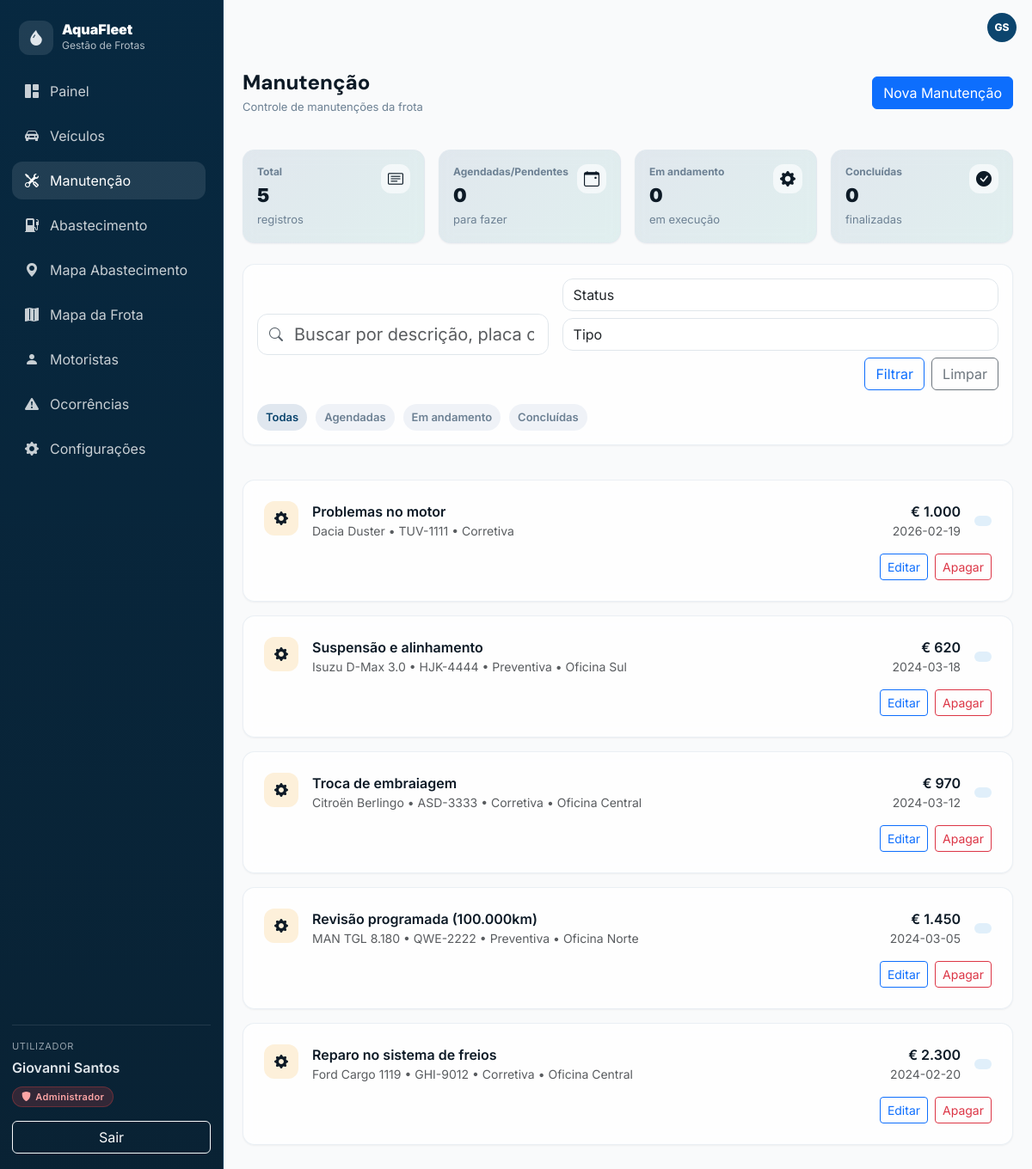
The app's page /manutencao/index.php (signed in), older data.
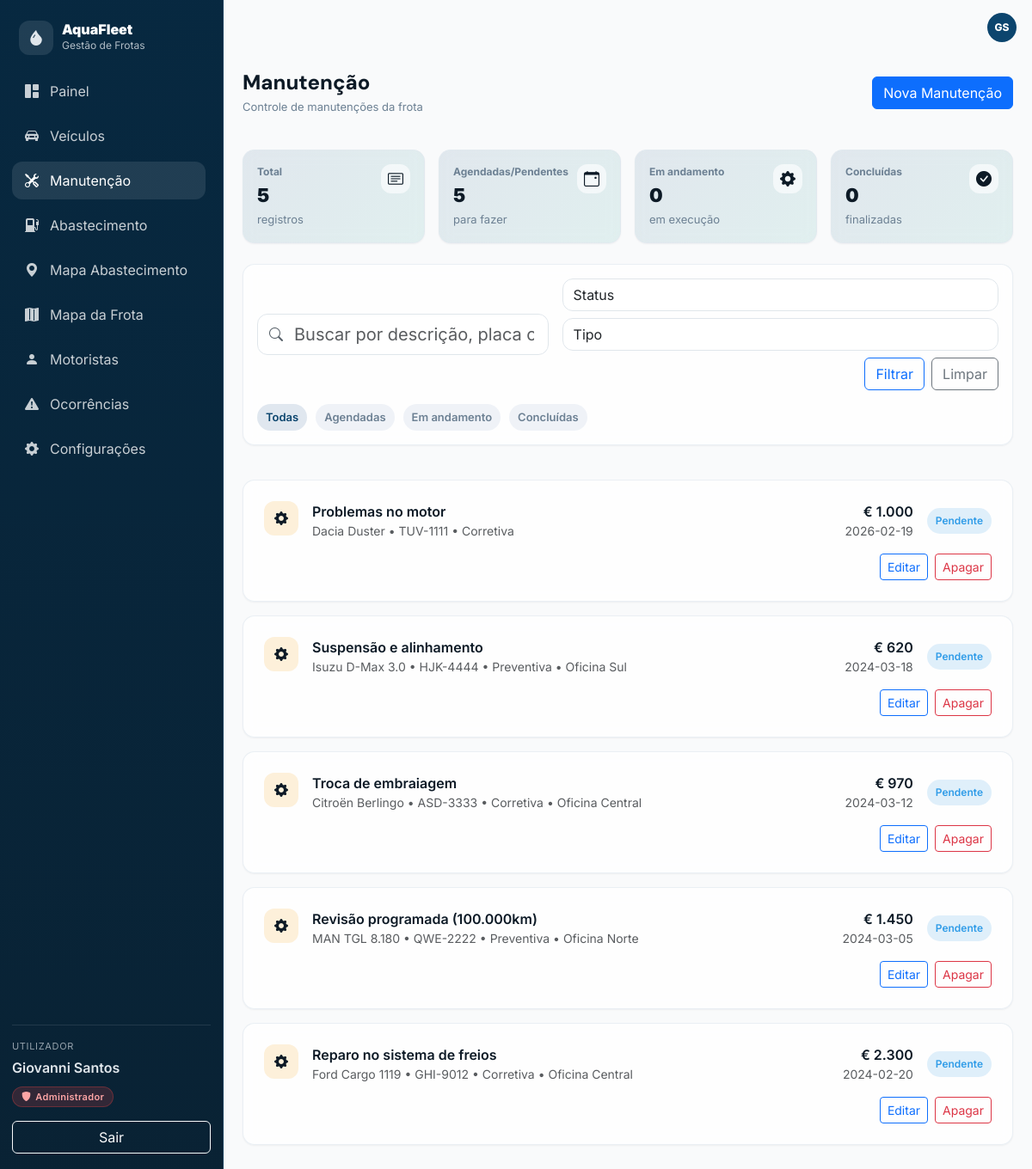
The same page, newer data.
### tables this page shows
CREATE TABLE `manutencoes` (
  `id` int(10) UNSIGNED NOT NULL,
  `viatura_id` int(10) UNSIGNED NOT NULL,
  `tipo` enum('Preventiva','Corretiva','Inspeção','Pneus','Óleo','Outro') NOT NULL DEFAULT 'Outro',
  `descricao` varchar(255) NOT NULL,
  `data_inicio` date NOT NULL,
  `data_fim` date DEFAULT NULL,
  `custo` decimal(10,2) DEFAULT NULL,
  `oficina` varchar(120) DEFAULT NULL,
  `status` enum('Agendada','Pendente','Em andamento','Concluída','Cancelada') NOT NULL DEFAULT 'Agendada',
  `criado_em` timestamp NOT NULL DEFAULT current_timestamp()
);

CREATE TABLE `viaturas` (
  `id` int(10) UNSIGNED NOT NULL,
  `matricula` varchar(20) NOT NULL,
  `marca_modelo` varchar(120) NOT NULL,
  `tipo` enum('Ligeiro','Pick-up','Carrinha','Camião','Elétrico','Outro') NOT NULL DEFAULT 'Ligeiro',
  `combustivel` enum('Diesel','Gasolina','Elétrico','Híbrido','Outro') NOT NULL DEFAULT 'Diesel',
  `quilometragem` int(10) UNSIGNED NOT NULL DEFAULT 0,
  `estado` enum('Disponível','Atribuída','Em Manutenção','Inativo') NOT NULL DEFAULT 'Disponível',
  `observacoes` text DEFAULT NULL,
  `infraestrutura_id` int(11) DEFAULT NULL,
  `criado_em` timestamp NOT NULL DEFAULT current_timestamp(),
  `atualizado_em` timestamp NOT NULL DEFAULT current_timestamp() ON UPDATE current_timestamp()
);

### inc/auth.php (called while the page is built, shortened)
<?php
function perfil_atual(): string {
  return strtolower(trim($_SESSION['user_perfil'] ?? 'operario'));
}

### manutencao/index.php (the view, shortened to what the changed rows need)
<?php
require_once __DIR__ . "/../inc/auth.php";
require_once __DIR__ . "/../inc/database.php";
require_once __DIR__ . "/../inc/header.php";
function h($s) { return htmlspecialchars((string)$s, ENT_QUOTES, 'UTF-8'); }
function pillClassMan($status) {
  $e = mb_strtolower(trim((string)$status));
  if ($e === 'agendada' || $e === 'pendente' || $e === 'scheduled') return 'pill-info';
  return 'pill-info';
}
$kpiAg = 0;
$rows = [];
$r2 = mysqli_query($ligacao, "SELECT COUNT(*) AS t FROM manutencoes WHERE status IN ('Agendada','Pendente','scheduled')");
if ($r2) $kpiAg = (int)(mysqli_fetch_assoc($r2)['t'] ?? 0);
$sql = "SELECT
          m.id, m.viatura_id, m.tipo, m.descricao, m.data_inicio, m.data_fim, m.custo, m.oficina, m.status, m.criado_em,
          v.matricula, v.marca_modelo
        FROM manutencoes m
        LEFT JOIN viaturas v ON v.id = m.viatura_id";
$sql .= " ORDER BY m.data_inicio DESC, m.id DESC";
$res = mysqli_query($ligacao, $sql);
if ($res) while ($row = mysqli_fetch_assoc($res)) $rows[] = $row;
?>
<div class="page-max-6xl space-y-6">
  <div class="d-flex flex-column flex-md-row align-items-start align-items-md-center justify-content-between gap-3">
    <div>
      <h1 class="page-title">Manutenção</h1>
    </div>
  </div>
  <div class="row g-3">
    <div class="col-12 col-sm-6 col-lg-3">
      <div class="glass-card stat-gradient p-3 h-100">
        <div class="d-flex justify-content-between align-items-start">
          <div>
            <div class="kpi-label">Agendadas/Pendentes</div>
            <div class="kpi-value"><?php echo (int)$kpiAg; ?></div>
            <div class="kpi-sub">para fazer</div>
          </div>
        </div>
      </div>
    </div>
  </div>
  <div class="row g-3">
    <?php if (count($rows) > 0): ?>
      <?php foreach ($rows as $m): ?>
        <?php
          $mid = (int)$m['id'];
          $desc = (string)($m['descricao'] ?? 'Manutenção');
          $tipoM = (string)($m['tipo'] ?? '—');
          $ini = (string)($m['data_inicio'] ?? '—');
          $custo = (float)($m['custo'] ?? 0);
          $oficina = (string)($m['oficina'] ?? '');
          $st = (string)($m['status'] ?? '—');
          $pill = pillClassMan($st);
          $mat = (string)($m['matricula'] ?? '-');
          $nomeV = (string)($m['marca_modelo'] ?? '');
        ?>
        <div class="col-12">
          <div class="glass-card p-4">
            <div class="d-flex align-items-start justify-content-between gap-3">
              <div class="d-flex gap-3 align-items-start">
                <div class="list-ico warn" style="width:40px;height:40px;"><i class="bi bi-gear-fill"></i></div>
                <div class="min-w-0">
                  <div class="fw-semibold"><?php echo h($desc); ?></div>
                  <div class="small text-muted">
                    <?php echo h($nomeV ?: 'Veículo'); ?> • <?php echo h($mat); ?>
                    • <?php echo h($tipoM); ?>
                    <?php if ($oficina !== ''): ?> • <?php echo h($oficina); ?><?php endif; ?>
                  </div>
                </div>
              </div>
              <div class="d-flex align-items-center gap-3 flex-wrap justify-content-end">
                <div class="text-end">
                  <div class="fw-semibold">€ <?php echo number_format($custo, 0, ',', '.'); ?></div>
                  <div class="small text-muted">
                    <?php echo h($ini); ?>
                  </div>
                </div>
                <span class="pill <?php echo h($pill); ?>"><?php echo h($st); ?></span>
              </div>
            </div>
            <div class="d-flex justify-content-end gap-2 mt-3">
              <?php if (in_array(perfil_atual(), ['admin', 'gestor'], true)): ?>
                <a class="btn btn-sm btn-outline-primary" href="edit.php?id=<?php echo $mid; ?>">Editar</a>
                <a class="btn btn-sm btn-outline-danger" href="delete.php?id=<?php echo $mid; ?>">Apagar</a>
              <?php endif; ?>
            </div>
          </div>
        </div>
      <?php endforeach; ?>
    <?php else: ?>
      <div class="col-12">
        <div class="glass-card p-4 text-center text-muted">Nenhuma manutenção encontrada.</div>
      </div>
    <?php endif; ?>
  </div>
</div>
<?php
require_once __DIR__ . "/../inc/footer.php";
?>

Row changes from the older to the newer data that the page shows:
changed manutencoes "Problemas no motor": status (not shown) → "Pendente"
changed manutencoes "Suspensão e alinhamento": status (not shown) → "Pendente"
changed manutencoes "Troca de embraiagem": status (not shown) → "Pendente"
changed manutencoes "Revisão programada (100.000km)": status (not shown) → "Pendente"
changed manutencoes "Reparo no sistema de freios": status (not shown) → "Pendente"
Text that changed along with them:
$kpiAg: "0" → "5"
